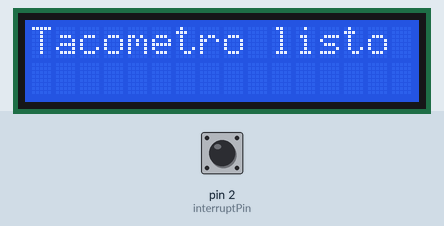
The sketch below on a simulated Arduino Uno, built with avr-gcc and run on an emulated ATmega328P. Parts: 16×2 character LCD. Inputs (shaded band) come from the test bench; at power-on: pin 2 (interruptPin) HIGH.

Above: at 0.1 s.
At 2.2 s:
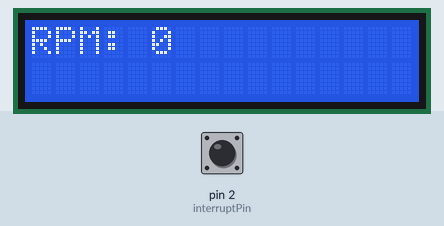
2.3 s: pin 2 (interruptPin) pulled LOW for 3.2 s
At 3.3 s:
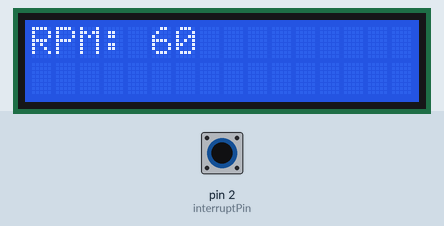
Timing chart, 0 to 5.3 s (numbered marks = the images above; inputs shaded):
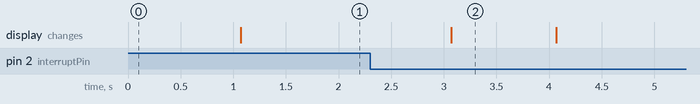

The sketch:

RPM_LCD.ino
```cpp
#include <LiquidCrystal.h>

const byte interruptPin = 2;
volatile byte rev = 0;

int d = 1000;
unsigned long t, lt;

LiquidCrystal lcd(8, 9, 4, 5, 6, 7);

void setup() {

  pinMode(interruptPin, INPUT_PULLUP);
  attachInterrupt(digitalPinToInterrupt(interruptPin), rpm, CHANGE);

  lcd.begin(16, 2);
  lcd.noCursor();

  lcd.write("Tacometro listo");
  delay(1000);
  lcd.clear();
}

void loop()
{
  t = millis();
  if ((t - lt) >= d) {
  lcd.clear();
  lcd.print("RPM: " + String(rev * 60));
  lt = t;
  rev = 0;}
}

void rpm()
{
  rev++;
}
```

Measured:
- after the input at 2.3 s, the display: changes after 0.77 s (image 2)
- what the display in image 2 shows lasts 1.0 s, from 3.1 s to 4.1 s
